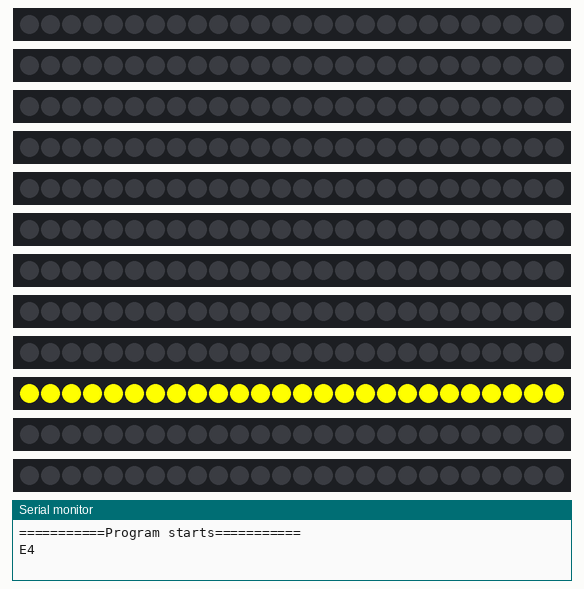
Bench run of a sketch on a simulated Arduino Mega 2560, built with avr-gcc and run on an emulated ATmega2560. On the bench: 12 × 26 RGB LEDs in strip order, left to right, the last lines printed to the serial monitor. Dim RGB values are drawn brighter than linear.

Above: at 5.3 s.
At 7.89 s:
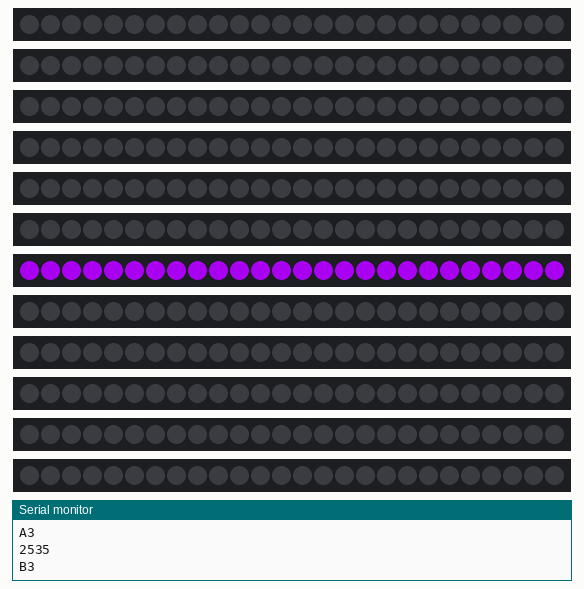
At 11.1 s:
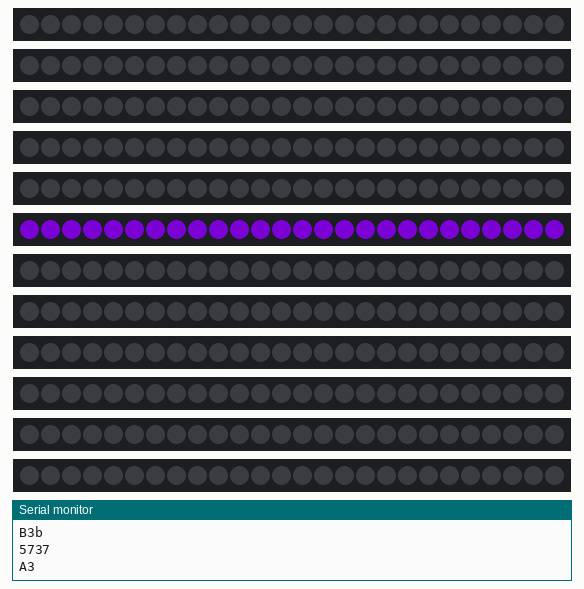
At 17.31 s:
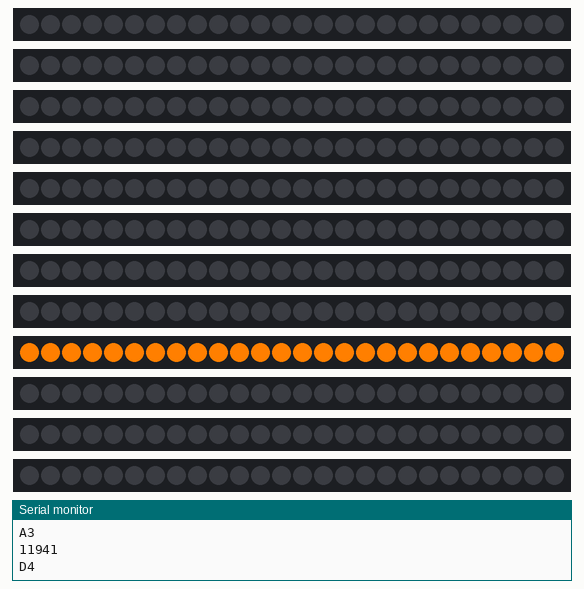
At 27.48 s:
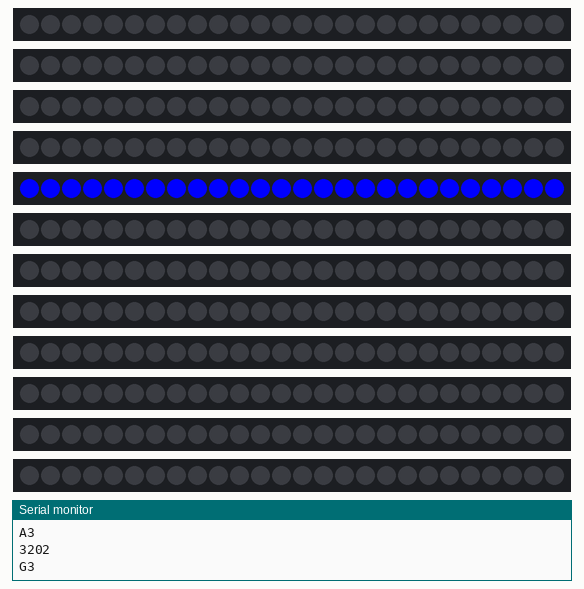
At 37.84 s:
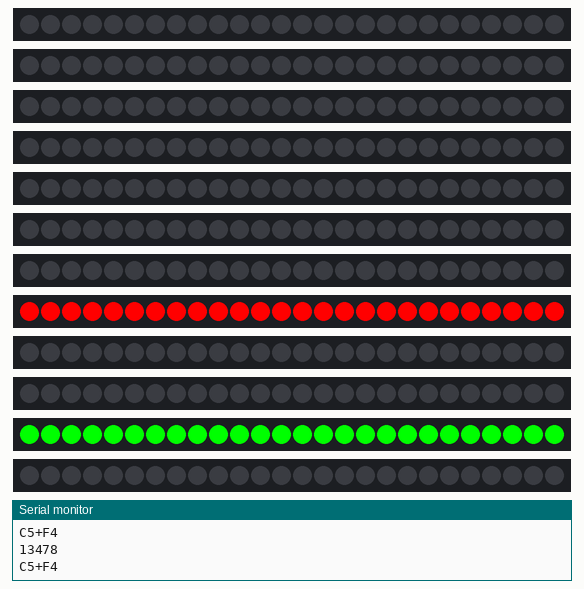

Measured:
- what the display in image 0 shows lasts 0.7 s, from 5.3 s to 6.0 s
- what the display in image 5 shows lasts 0.5 s, from 37.6 s to 38.1 s

The sketch:

idle.ino
```cpp
// SONGPLAY MODE:
// loop through notes array
// - Play sound
// - Light up corresponding LED for 500ms
// - Turn off corresponding LED for 500ms
// - small delay

#include <FastLED.h>
#include <ezButton.h>

//First octave
#define LED_PIN_C3    49
#define LED_PIN_D3    47
#define LED_PIN_E3    45
#define LED_PIN_F3    43
#define LED_PIN_G3    41
#define LED_PIN_A3    39
#define LED_PIN_B3    37

//Second octave
#define LED_PIN_C4    35
#define LED_PIN_D4    33
#define LED_PIN_E4    31
#define LED_PIN_F4    29
#define LED_PIN_G4    27
#define LED_PIN_A4    52
#define LED_PIN_B4    23

#define NUM_LEDS 26

CRGB ledsC3[NUM_LEDS];
CRGB ledsD3[NUM_LEDS];
CRGB ledsE3[NUM_LEDS];
CRGB ledsF3[NUM_LEDS];
CRGB ledsG3[NUM_LEDS];
CRGB ledsA3[NUM_LEDS];
CRGB ledsB3[NUM_LEDS];

CRGB ledsC4[NUM_LEDS];
CRGB ledsD4[NUM_LEDS];
CRGB ledsE4[NUM_LEDS];
CRGB ledsF4[NUM_LEDS];
CRGB ledsG4[NUM_LEDS];
CRGB ledsA4[NUM_LEDS];
CRGB ledsB4[NUM_LEDS];

int numOfStrs = 14;
String allStrsArr[14] = { "C3", "D3", "E3", "F3", "G3", "A3", "B3", "C4", "D4", "E4", "F4", "G4", "A4", "B4" };
int strsRGBArr[14][3]= {{255,0,0}, {255,127,0}, {255,255,0}, {0,255,0}, {0,0,255}, {75,0,130}, {148,0,211},
                        {255,0,0}, {255,127,0}, {255,255,0}, {0,255,0}, {0,0,255}, {75,0,130}, {148,0,211}};

// //Songsheet for super mario bros
String notesArr[] = { "E4", "E4", "E4", "C4", "E4", "G4", "G1", "C4", "G3", "E3", "A3", "B3", "B3b", "A3", "G3", "E4", "G4", "A4", "F4", "G4",
                      "G3", "E3", "A3", "B3", "B3b", "A3", "G3", "E4", "G4", "A4", "F4", "G4", "E4", "C4", "D4", "B3", "E4", "C4", "D4", "B3", "C4",
                      "G4", "F4#", "F4", "E4b", "E4", "G3#", "A3", "C4", "A3", "C4", "A3", "D4", "G4", "F4#", "F4", "E4b", "E4", "C5+F4", "C5+F4", "C5+F4" };
int numOfNotes = 61;  //update when notesArr is different

void setup() {
  Serial.begin(1000000);  //Baud rate has to match Python

  FastLED.addLeds<WS2812, LED_PIN_C3, GRB>(ledsC3, NUM_LEDS);
  FastLED.addLeds<WS2812, LED_PIN_D3, GRB>(ledsD3, NUM_LEDS);
  FastLED.addLeds<WS2812, LED_PIN_E3, GRB>(ledsE3, NUM_LEDS);
  FastLED.addLeds<WS2812, LED_PIN_F3, GRB>(ledsF3, NUM_LEDS);
  FastLED.addLeds<WS2812, LED_PIN_G3, GRB>(ledsG3, NUM_LEDS);
  FastLED.addLeds<WS2812, LED_PIN_A3, GRB>(ledsA3, NUM_LEDS);
  FastLED.addLeds<WS2812, LED_PIN_B3, GRB>(ledsB3, NUM_LEDS);

  FastLED.addLeds<WS2812, LED_PIN_C4, GRB>(ledsC4, NUM_LEDS);
  FastLED.addLeds<WS2812, LED_PIN_D4, GRB>(ledsD4, NUM_LEDS);
  FastLED.addLeds<WS2812, LED_PIN_E4, GRB>(ledsE4, NUM_LEDS);
  FastLED.addLeds<WS2812, LED_PIN_F4, GRB>(ledsF4, NUM_LEDS);
  FastLED.addLeds<WS2812, LED_PIN_G4, GRB>(ledsG4, NUM_LEDS);
  FastLED.addLeds<WS2812, LED_PIN_A4, GRB>(ledsA4, NUM_LEDS);
  FastLED.addLeds<WS2812, LED_PIN_B4, GRB>(ledsB4, NUM_LEDS);
  FastLED.setBrightness(255);

  turnOffAllLEDs();
}

int getIndexOfStr(String str) {
  for (int i = 0; i < numOfStrs; i++) {
    if (str == allStrsArr[i]) {
      return i;
    }
  }
}

void turnOnLEDStrip(int strIndex) {
  String str = allStrsArr[strIndex];
  int rgbArr = strsRGBArr[strIndex];

  //turnonSpecificLEDStrip based on str name
  if (str == "C3") {
    turnOnSpecificLEDStrip(ledsC3, rgbArr);
  } else if (str == "D3") {
    turnOnSpecificLEDStrip(ledsD3, rgbArr);
  } else if (str == "E3") {
    turnOnSpecificLEDStrip(ledsE3, rgbArr);
  } else if (str == "F3") {
    turnOnSpecificLEDStrip(ledsF3, rgbArr);
  } else if (str == "G3") {
    turnOnSpecificLEDStrip(ledsG3, rgbArr);
  } else if (str == "A3") {
    turnOnSpecificLEDStrip(ledsA3, rgbArr);
  } else if (str == "B3" or str == "B3b") {
    turnOnSpecificLEDStrip(ledsB3, rgbArr);
  } else if (str == "C4" or str == "C5") {
    turnOnSpecificLEDStrip(ledsC4, rgbArr);
  } else if (str == "D4") {
    turnOnSpecificLEDStrip(ledsD4, rgbArr);
  } else if (str == "E4" or str == "E4b") {
    turnOnSpecificLEDStrip(ledsE4, rgbArr);
  } else if (str == "F4" or str == "F4#") {
    turnOnSpecificLEDStrip(ledsF4, rgbArr);
  } else if (str == "G4") {
    turnOnSpecificLEDStrip(ledsG4, rgbArr);
  } else if (str == "A4") {
    turnOnSpecificLEDStrip(ledsA4, rgbArr);
  } else if (str == "B4") {
    turnOnSpecificLEDStrip(ledsB4, rgbArr);
  }
}

void turnOnSpecificLEDStrip(CRGB leds[], int rgb[]) {
  for (int i = 0; i < NUM_LEDS; i++) {
    leds[i] = CRGB(rgb[0], rgb[1], rgb[2]);
  }
  FastLED.show();
}

void turnOffLEDStrip(int strIndex) {
  String str = allStrsArr[strIndex];
  int rgbArr = strsRGBArr[strIndex];

  //turnoffSpecificLEDStrip based on str name
  if (str == "C3") {
    turnOffSpecificLEDStrip(ledsC3);
  } else if (str == "D3") {
    turnOffSpecificLEDStrip(ledsD3);
  } else if (str == "E3") {
    turnOffSpecificLEDStrip(ledsE3);
  } else if (str == "F3") {
    turnOffSpecificLEDStrip(ledsF3);
  } else if (str == "G3") {
    turnOffSpecificLEDStrip(ledsG3);
  } else if (str == "A3") {
    turnOffSpecificLEDStrip(ledsA3);
  } else if (str == "B3" or str == "B3b") {
    turnOffSpecificLEDStrip(ledsB3);
  } else if (str == "C4" or str == "C5") {
    turnOffSpecificLEDStrip(ledsC4);
  } else if (str == "D4") {
    turnOffSpecificLEDStrip(ledsD4);
  } else if (str == "E4" or str == "E4b") {
    turnOffSpecificLEDStrip(ledsE4);
  } else if (str == "F4" or str == "F4#") {
    turnOffSpecificLEDStrip(ledsF4);
  } else if (str == "G4") {
    turnOffSpecificLEDStrip(ledsG4);
  } else if (str == "A4") {
    turnOffSpecificLEDStrip(ledsA4);
  } else if (str == "B4") {
    turnOffSpecificLEDStrip(ledsB4);
  }
}

void turnOffAllLEDs() {
  turnOffSpecificLEDStrip(ledsC3);
  turnOffSpecificLEDStrip(ledsD3);
  turnOffSpecificLEDStrip(ledsE3);
  turnOffSpecificLEDStrip(ledsF3);
  turnOffSpecificLEDStrip(ledsG3);
  turnOffSpecificLEDStrip(ledsA3);
  turnOffSpecificLEDStrip(ledsB3);

  turnOffSpecificLEDStrip(ledsC4);
  turnOffSpecificLEDStrip(ledsD4);
  turnOffSpecificLEDStrip(ledsE4);
  turnOffSpecificLEDStrip(ledsF4);
  turnOffSpecificLEDStrip(ledsG4);
  turnOffSpecificLEDStrip(ledsA4);
  turnOffSpecificLEDStrip(ledsB4);
}

void turnOffSpecificLEDStrip(CRGB leds[]) {
  for (int i = 0; i < NUM_LEDS; i++) {
    leds[i] = CRGB(0, 0, 0);
  }
  FastLED.show();
}

void playNote(String str) {
  int strIndex = getIndexOfStr(str);
  Serial.println(str);  //play music
  turnOnLEDStrip(strIndex);
  delay(200);                 //note length
  turnOffLEDStrip(strIndex);
}

void playChord() {
  Serial.println("C5+F4");  //play music
}

//turn on C4 and F4 together
void turnOnLEDStrips(){
  int c4Index = getIndexOfStr("C4");
  int f4Index = getIndexOfStr("F4");
  int c4RGB[] = {255,0,0};
  int f4RGB[] = {0,255,0};

  for (int i = 0; i < NUM_LEDS; i++) {
    ledsC4[i] = CRGB(c4RGB[0], c4RGB[1], c4RGB[2]);
  }

  for (int i = 0; i < NUM_LEDS; i++) {
    ledsF4[i] = CRGB(f4RGB[0], f4RGB[1], f4RGB[2]);
  }

  FastLED.show();
}

//turn off C4 and F4 together
void turnOffLEDStrips(){
  for (int i = 0; i < NUM_LEDS; i++) {
    ledsC4[i] = CRGB(0, 0, 0);
  }

  for (int i = 0; i < NUM_LEDS; i++) {
    ledsF4[i] = CRGB(0, 0, 0);
  }

  FastLED.show();
}

void loop() {
  delay(5000); // time to run python program
  unsigned long x = millis();
  Serial.println("===========Program starts===========");
  //loop through notesArr, basically your songsheet
  for (int i = 0; i < numOfNotes; i++) {
    String note = notesArr[i];

    if(note == "C5+F4") {
      playChord();
      if(i == numOfNotes - 2) {
        turnOnLEDStrips();
      }
      delay(200);
    } else {
      playNote(note); //If single note
    }
    Serial.println(millis() - x);
  }
  turnOffLEDStrips();
}
```
